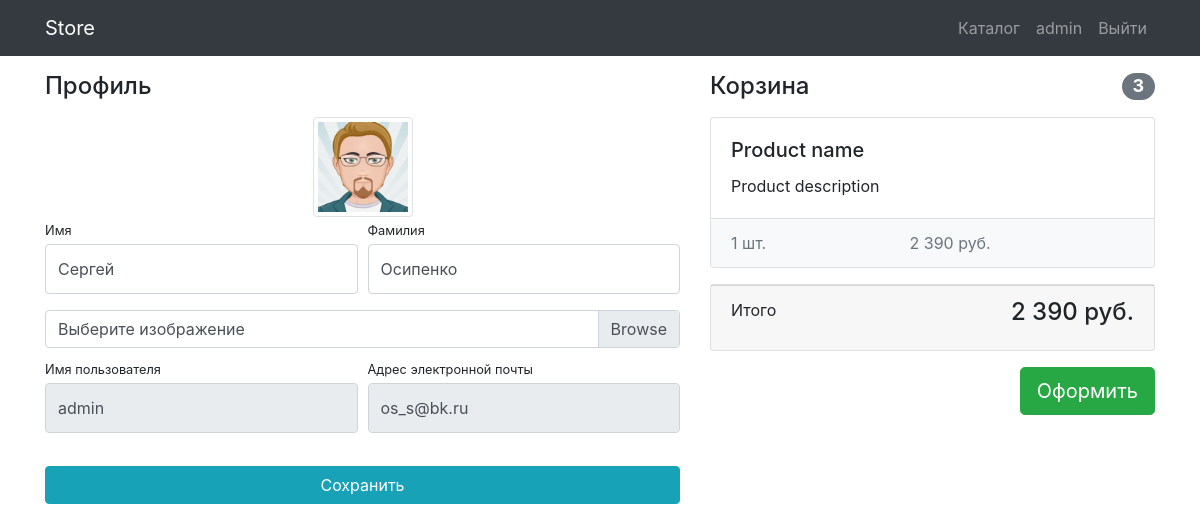
/users/profile/ (signed in), run on the app's committed database.
### users/models.py (models this page shows)
class User(AbstractUser):
    image = models.ImageField(upload_to="users_images", blank=True)
    is_verify_email = models.BooleanField(default=False, verbose_name='Подтверждение электронной почты')

### users/views.py (the view)
# urls.py: path('profile/', views.profile, name='profile'),
def profile(request):
    if request.method == "POST":
        form = UserProfileForm(data=request.POST, files=request.FILES, instance=request.user)
        if form.is_valid():
            form.save()
            return redirect('profile')
    else:
        form = UserProfileForm(instance=request.user)
    context = {
        'title': 'Store - профиль',
        'form': form
    }
    return render(request, 'users/profile.html', context)

### users/forms.py
class UserProfileForm(UserChangeForm):
    username = forms.CharField(widget=forms.TextInput(attrs={'readonly': True}))
    email = forms.CharField(widget=forms.EmailInput(attrs={'readonly': True}))
    image = forms.ImageField(widget=forms.FileInput(), required=False)
    def __init__(self, *args, **kwargs):
        super().__init__(*args, **kwargs)
        for field in self.fields.values():
            field.widget.attrs['class'] = 'form-control py-4'
        self.fields['image'].widget.attrs['class'] = 'custom-file-input'
    class Meta:
        model = User
        fields = ('first_name', 'last_name', 'image', 'username', 'email')

### users/templates/users/profile.html (shortened to what this page needs)
{% extends 'products/base.html' %}
{% load static %}
{% block css %}
    <link href="{% static 'css/profile.css' %}" rel="stylesheet">
{% endblock %}
{% block content %}
<div class="container">
    <div class="row">
        <div class="col-lg-7">
            <h4 class="mt-3 mb-3">Профиль</h4>
            <div class="col-lg-12 text-center">
                <img width="100" height="100" src="{% if user.image %} {{ user.image.url }} {% else %} {% static 'vendor/img/default.jpg' %} {% endif %}" class="img-thumbnail">
            </div>
            <form action="{% url 'profile' %}" method="post" enctype="multipart/form-data">
                <div class="form-row">
                    <div class="col-lg-6">
                        <div class="form-group">
                            <label class="small mb-1" for="{{ form.first_name.id_for_label }}">Имя</label>
                            {{ form.first_name }}
                        </div>
                    </div>
                    <div class="col-lg-6">
                        <div class="form-group">
                            <label class="small mb-1" for="{{ form.last_name.id_for_label }}">Фамилия</label>
                            {{ form.last_name }}
                        </div>
                    </div>
                </div>
                <div class="form-row mb-2">
                    <div class="col-lg-12">
                        <div class="custom-file">
                            <label class="custom-file-label" for="{{ form.image.id_for_label }}">Выберите изображение</label>
                        </div>
                    </div>
                </div>
                <div class="form-row">
                    <div class="col-lg-6">
                        <label class="small mb-1" for="{{ form.username.id_for_label }}">Имя пользователя</label>
                        {{ form.username }}
                    </div>
                    <div class="col-lg-6">
                        <label class="small mb-1" for="{{ form.email.id_for_label }}">Адрес электронной
                            почты</label>
                        {{ form.email }}
                    </div>
                </div>
                <div class="form-row">
                    <div class="col-lg-12" style="margin-top: 33px;">
                        <input class="btn btn-info btn-block" type="submit" value="Сохранить">
                    </div>
                </div>
            </form>
        </div>
        {% include 'products/basket.html' %}
    </div>
</div>
{% endblock %}

### products/templates/products/base.html (shortened to what this page needs)
<!DOCTYPE html>
{% load static %}
<html lang="en">
<head>
    <link href="{% static 'vendor/bootstrap/css/bootstrap.min.css' %}" rel="stylesheet">
    {% block css %}{% endblock %}
</head>
<body>
<nav class="navbar navbar-expand-lg navbar-dark bg-dark fixed-top">
    <div class="container">
        <a class="navbar-brand" href="{% url 'index' %}">Store</a>
        <div class="collapse navbar-collapse" id="navbarResponsive">
            <ul class="navbar-nav ml-auto">
                <li class="nav-item">
                    <a class="nav-link" href="{% url 'products' %}">Каталог  </a>
                </li>
                {% if user.is_authenticated %}
                 <li class="nav-item">
                    <a class="nav-link" href="{% url 'profile' %}">{{ user.username }}
                    </a>
                </li>
                <li class="nav-item">
                    <a class="nav-link" href="{% url 'logout' %}">Выйти </a>
                </li>
                {% else %}
                <li class="nav-item">
                    <a class="nav-link" href="{% url 'login' %}">Войти <i class="fas fa-sign-in-alt"></i></a>
                </li>
                {% endif %}
            </ul>
        </div>
    </div>
</nav>
{% block content %}
{% endblock %}
</body>
</html>

### products/static/css/profile.css (style rules this page uses)
body { padding-top: 56px; }

### data on the page
User: username "admin", image (picture), first_name "Сергей", last_name "Осипенко", email "os_s@bk.ru"
